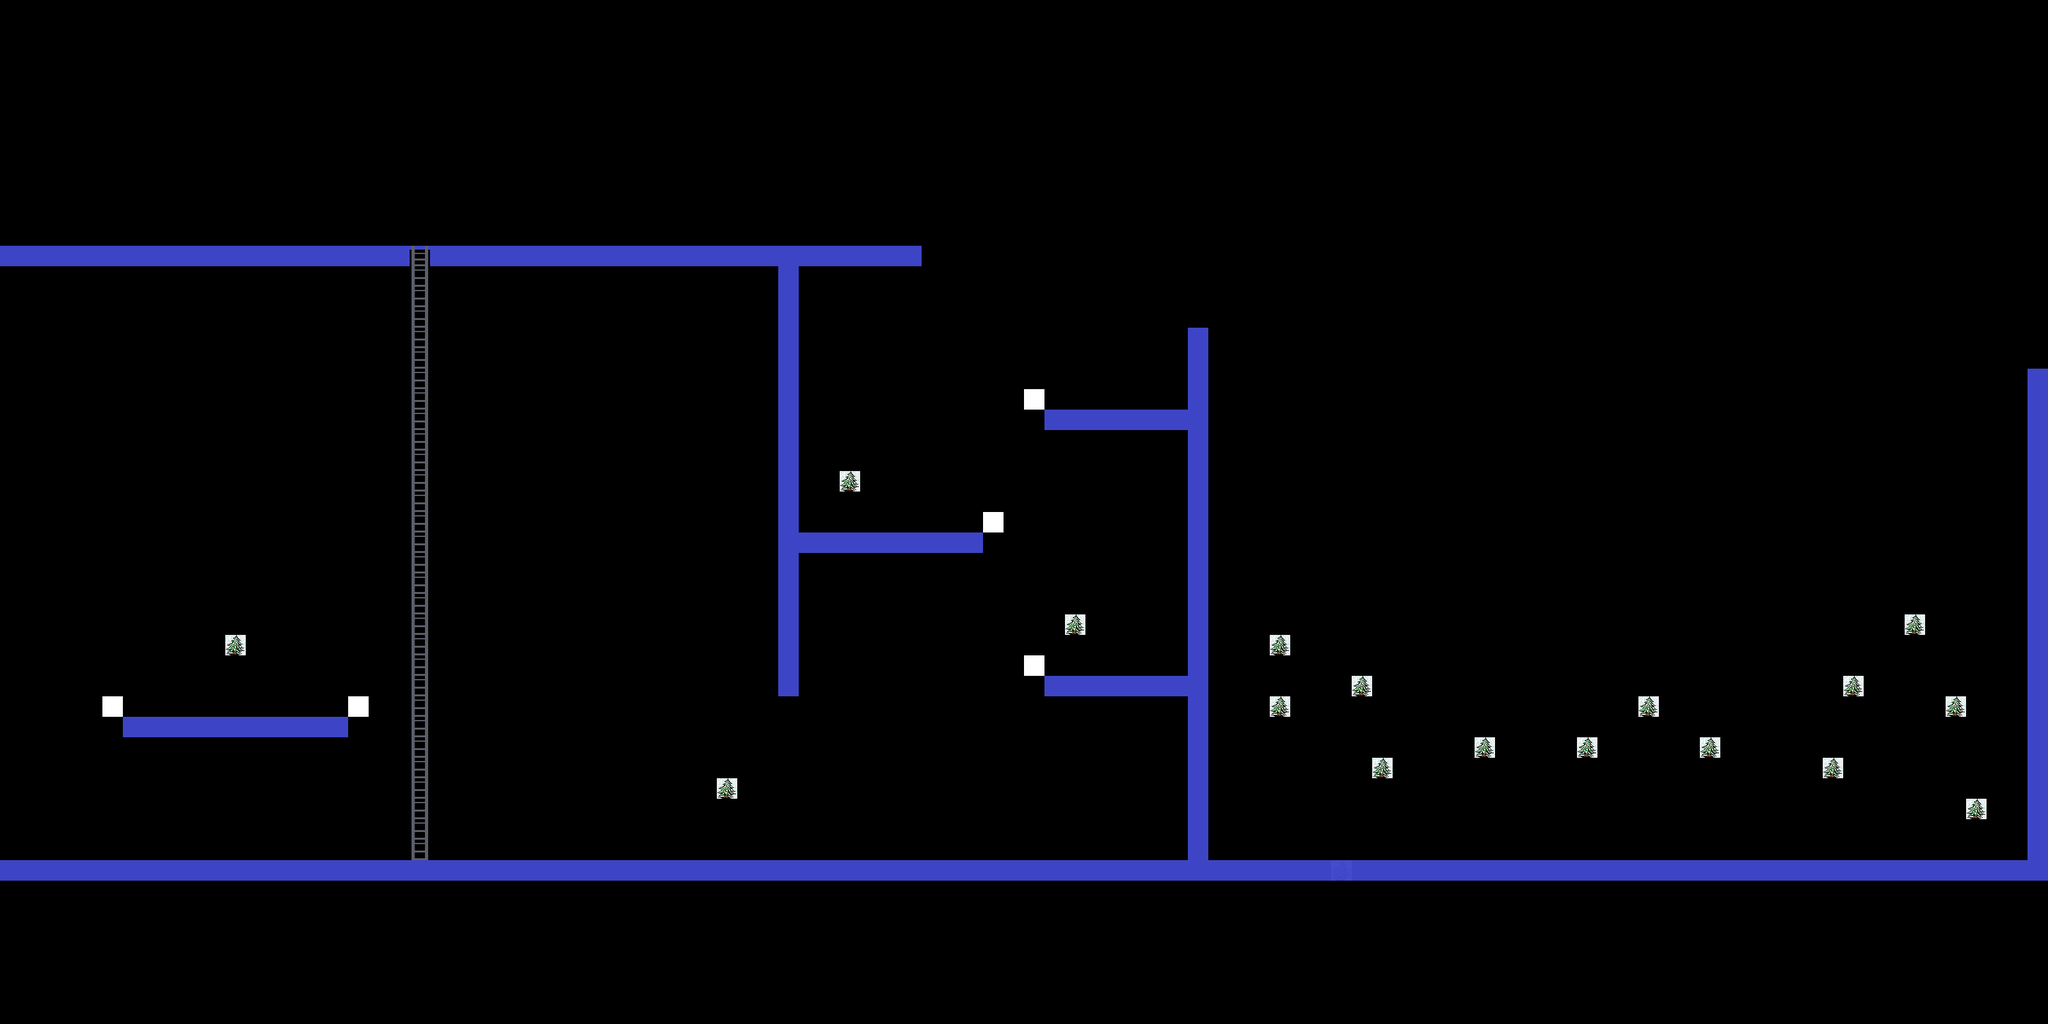

Below is a game level as drawn by its tile map, then a one-line description and the .tmx that defines it (tile-layer data replaced by summaries):
An orthogonal 100x50 tile map with 32x32 px tiles, 2 tile layers (enemy, background), 1 hidden layer not drawn, 8 tilesets and 2 objects (a, gun1).

<map version="1.0" tiledversion="2018.02.14" orientation="orthogonal" renderorder="left-down" width="100" height="50" tilewidth="32" tileheight="32" infinite="0" nextobjectid="54">
 <tileset firstgid="1" name="collidable_tiles" tilewidth="32" tileheight="32" tilecount="1" columns="1">
  <image source="collidable_tiles.jpg" trans="d9ff1e" width="32" height="32" />
 </tileset>
 <tileset firstgid="2" source="dg_co.tsx" />
 <tileset firstgid="3" name="dg_gr" tilewidth="32" tileheight="32" tilecount="1" columns="1">
  <image source="dg_grounds32.jpg" trans="d9ff1e" width="32" height="32" />
 </tileset>
 <tileset firstgid="4" name="background1" tilewidth="32" tileheight="32" tilecount="1" columns="1">
  <image source="background1.jpg" trans="d9ff1e" width="32" height="32" />
 </tileset>
 <tileset firstgid="5" name="ladder" tilewidth="32" tileheight="32" tilecount="1" columns="1">
  <image source="ladder.png" trans="d9ff1e" width="32" height="32" />
 </tileset>
 <tileset firstgid="6" name="ladder1" tilewidth="32" tileheight="32" tilecount="1" columns="1">
  <image source="ladder1.png" trans="d9ff1e" width="32" height="32" />
 </tileset>
 <tileset firstgid="7" name="gun" tilewidth="32" tileheight="32" tilecount="1" columns="1">
  <image source="gun1.png" trans="d9ff1e" width="32" height="32" />
 </tileset>
 <tileset firstgid="8" name="limit" tilewidth="32" tileheight="32" tilecount="1" columns="1">
  <image source="limit.png" trans="d9ff1e" width="32" height="32" />
 </tileset>
 <objectgroup color="#000300" name="thing">
  <properties>
   <property name="wenpon" value="dao" />
  </properties>
  <object id="34" name="gun" type="a" gid="7" x="1523" y="1256" width="41" height="58">
   <properties>
    <property name="Image" value="gun1.png" />
    <property name="id" type="int" value="41" />
   </properties>
  </object>
  <object id="47" name="gun1" x="1397.33" y="1226" width="38" height="38.6667">
   <properties>
    <property name="Image" value="zhadan.png" />
    <property name="id" value="44" />
   </properties>
  </object>
 </objectgroup>
 <layer name="enemy" width="100" height="50">
  <data>[5000 cells, 23 non-empty, 2 distinct tile ids]</data>
 </layer>
 <layer name="background1" width="100" height="50" visible="0" opacity="0.97">
  <data>[5000 cells, 4300 non-empty, 1 distinct tile ids]</data>
 </layer>
 <layer name="background" width="100" height="50" opacity="0.97">
  <data>[5000 cells, 279 non-empty, 3 distinct tile ids]</data>
 </layer>
</map>
